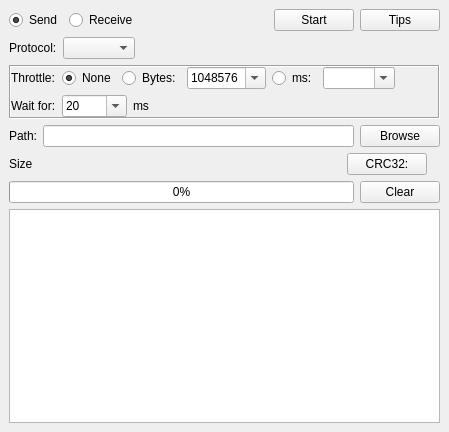
<?xml version="1.0" encoding="UTF-8"?>
<ui version="4.0">
 <class>FileTab</class>
 <widget class="QWidget" name="FileTab">
  <property name="geometry">
   <rect>
    <x>0</x>
    <y>0</y>
    <width>449</width>
    <height>432</height>
   </rect>
  </property>
  <property name="acceptDrops">
   <bool>true</bool>
  </property>
  <layout class="QVBoxLayout" name="_2">
   <property name="spacing">
    <number>0</number>
   </property>
   <property name="leftMargin">
    <number>0</number>
   </property>
   <property name="topMargin">
    <number>0</number>
   </property>
   <property name="rightMargin">
    <number>0</number>
   </property>
   <property name="bottomMargin">
    <number>0</number>
   </property>
   <item>
    <widget class="AdaptiveStackedWidget" name="stackedWidget">
     <property name="currentIndex">
      <number>0</number>
     </property>
     <widget class="QWidget" name="mainPage">
      <layout class="QVBoxLayout" name="centralLayout">
       <item>
        <layout class="QHBoxLayout" name="horizontalLayout_2">
         <item>
          <widget class="QWidget" name="sendReceiveWidget" native="true">
           <layout class="QHBoxLayout" name="horizontalLayout_8">
            <property name="leftMargin">
             <number>0</number>
            </property>
            <property name="topMargin">
             <number>0</number>
            </property>
            <property name="rightMargin">
             <number>0</number>
            </property>
            <property name="bottomMargin">
             <number>0</number>
            </property>
            <item>
             <widget class="QRadioButton" name="sendModeButton">
              <property name="text">
               <string>Send</string>
              </property>
              <property name="checked">
               <bool>true</bool>
              </property>
             </widget>
            </item>
            <item>
             <widget class="QRadioButton" name="receiveModeButton">
              <property name="text">
               <string>Receive</string>
              </property>
             </widget>
            </item>
           </layout>
          </widget>
         </item>
         <item>
          <spacer name="horizontalSpacer_2">
           <property name="orientation">
            <enum>Qt::Horizontal</enum>
           </property>
           <property name="sizeHint" stdset="0">
            <size>
             <width>40</width>
             <height>20</height>
            </size>
           </property>
          </spacer>
         </item>
         <item>
          <widget class="QPushButton" name="startStopButton">
           <property name="text">
            <string>Start</string>
           </property>
          </widget>
         </item>
         <item>
          <widget class="QPushButton" name="tipsButton">
           <property name="text">
            <string>Tips</string>
           </property>
          </widget>
         </item>
        </layout>
       </item>
       <item>
        <layout class="QHBoxLayout" name="horizontalLayout">
         <item>
          <widget class="QLabel" name="label">
           <property name="text">
            <string>Protocol:</string>
           </property>
          </widget>
         </item>
         <item>
          <widget class="QComboBox" name="protoBox">
           <property name="sizeAdjustPolicy">
            <enum>QComboBox::AdjustToContents</enum>
           </property>
          </widget>
         </item>
         <item>
          <spacer name="horizontalSpacer">
           <property name="orientation">
            <enum>Qt::Horizontal</enum>
           </property>
           <property name="sizeHint" stdset="0">
            <size>
             <width>0</width>
             <height>0</height>
            </size>
           </property>
          </spacer>
         </item>
        </layout>
       </item>
       <item>
        <widget class="AdaptiveStackedWidget" name="protoParamWidget">
         <property name="frameShape">
          <enum>QFrame::Box</enum>
         </property>
         <property name="frameShadow">
          <enum>QFrame::Sunken</enum>
         </property>
         <property name="currentIndex">
          <number>0</number>
         </property>
         <widget class="QWidget" name="rawTxParamWidget">
          <layout class="QVBoxLayout" name="verticalLayout">
           <property name="leftMargin">
            <number>0</number>
           </property>
           <property name="topMargin">
            <number>0</number>
           </property>
           <property name="rightMargin">
            <number>0</number>
           </property>
           <property name="bottomMargin">
            <number>0</number>
           </property>
           <item>
            <layout class="QGridLayout" name="gridLayout">
             <item row="0" column="1">
              <layout class="QHBoxLayout" name="horizontalLayout_6">
               <item>
                <widget class="QRadioButton" name="RawTx_throttleNoneButton">
                 <property name="text">
                  <string>None</string>
                 </property>
                 <property name="checked">
                  <bool>true</bool>
                 </property>
                 <attribute name="buttonGroup">
                  <string notr="true">RawTx_throttleGrp</string>
                 </attribute>
                </widget>
               </item>
               <item>
                <widget class="QRadioButton" name="RawTx_throttleByteButton">
                 <property name="text">
                  <string>Bytes:</string>
                 </property>
                 <attribute name="buttonGroup">
                  <string notr="true">RawTx_throttleGrp</string>
                 </attribute>
                </widget>
               </item>
               <item>
                <widget class="QComboBox" name="RawTx_throttleByteBox">
                 <property name="editable">
                  <bool>true</bool>
                 </property>
                 <property name="sizeAdjustPolicy">
                  <enum>QComboBox::AdjustToContents</enum>
                 </property>
                 <item>
                  <property name="text">
                   <string notr="true">1048576</string>
                  </property>
                 </item>
                 <item>
                  <property name="text">
                   <string notr="true">65536</string>
                  </property>
                 </item>
                 <item>
                  <property name="text">
                   <string notr="true">8940</string>
                  </property>
                 </item>
                 <item>
                  <property name="text">
                   <string notr="true">1440</string>
                  </property>
                 </item>
                 <item>
                  <property name="text">
                   <string notr="true">1220</string>
                  </property>
                 </item>
                 <item>
                  <property name="text">
                   <string notr="true">1024</string>
                  </property>
                 </item>
                 <item>
                  <property name="text">
                   <string notr="true">536</string>
                  </property>
                 </item>
                 <item>
                  <property name="text">
                   <string notr="true">512</string>
                  </property>
                 </item>
                 <item>
                  <property name="text">
                   <string notr="true">256</string>
                  </property>
                 </item>
                 <item>
                  <property name="text">
                   <string notr="true">16</string>
                  </property>
                 </item>
                </widget>
               </item>
               <item>
                <widget class="QRadioButton" name="RawTx_throttleMsButton">
                 <property name="text">
                  <string>ms:</string>
                 </property>
                 <attribute name="buttonGroup">
                  <string notr="true">RawTx_throttleGrp</string>
                 </attribute>
                </widget>
               </item>
               <item>
                <widget class="QComboBox" name="RawTx_throttleMsBox">
                 <property name="editable">
                  <bool>true</bool>
                 </property>
                 <property name="sizeAdjustPolicy">
                  <enum>QComboBox::AdjustToContents</enum>
                 </property>
                </widget>
               </item>
               <item>
                <spacer name="horizontalSpacer_3">
                 <property name="orientation">
                  <enum>Qt::Horizontal</enum>
                 </property>
                 <property name="sizeHint" stdset="0">
                  <size>
                   <width>0</width>
                   <height>0</height>
                  </size>
                 </property>
                </spacer>
               </item>
              </layout>
             </item>
             <item row="0" column="0">
              <widget class="QLabel" name="label_3">
               <property name="text">
                <string>Throttle:</string>
               </property>
              </widget>
             </item>
             <item row="1" column="0">
              <widget class="QLabel" name="label_4">
               <property name="text">
                <string>Wait for:</string>
               </property>
              </widget>
             </item>
             <item row="1" column="1">
              <layout class="QHBoxLayout" name="horizontalLayout_7">
               <item>
                <widget class="QComboBox" name="RawTx_throttleWaitMsBox">
                 <property name="editable">
                  <bool>true</bool>
                 </property>
                 <property name="sizeAdjustPolicy">
                  <enum>QComboBox::AdjustToContents</enum>
                 </property>
                 <item>
                  <property name="text">
                   <string notr="true">20</string>
                  </property>
                 </item>
                 <item>
                  <property name="text">
                   <string notr="true">50</string>
                  </property>
                 </item>
                 <item>
                  <property name="text">
                   <string notr="true">100</string>
                  </property>
                 </item>
                 <item>
                  <property name="text">
                   <string notr="true">200</string>
                  </property>
                 </item>
                 <item>
                  <property name="text">
                   <string notr="true">500</string>
                  </property>
                 </item>
                 <item>
                  <property name="text">
                   <string notr="true">1000</string>
                  </property>
                 </item>
                 <item>
                  <property name="text">
                   <string notr="true">2000</string>
                  </property>
                 </item>
                 <item>
                  <property name="text">
                   <string notr="true">5000</string>
                  </property>
                 </item>
                 <item>
                  <property name="text">
                   <string notr="true">10000</string>
                  </property>
                 </item>
                </widget>
               </item>
               <item>
                <widget class="QLabel" name="label_5">
                 <property name="text">
                  <string>ms</string>
                 </property>
                </widget>
               </item>
               <item>
                <spacer name="horizontalSpacer_5">
                 <property name="orientation">
                  <enum>Qt::Horizontal</enum>
                 </property>
                 <property name="sizeHint" stdset="0">
                  <size>
                   <width>0</width>
                   <height>0</height>
                  </size>
                 </property>
                </spacer>
               </item>
              </layout>
             </item>
            </layout>
           </item>
          </layout>
         </widget>
         <widget class="QWidget" name="rawRxParamWidget">
          <layout class="QVBoxLayout" name="verticalLayout_3">
           <property name="leftMargin">
            <number>0</number>
           </property>
           <property name="topMargin">
            <number>0</number>
           </property>
           <property name="rightMargin">
            <number>0</number>
           </property>
           <property name="bottomMargin">
            <number>0</number>
           </property>
           <item>
            <layout class="QHBoxLayout" name="horizontalLayout_10">
             <item>
              <widget class="QLabel" name="label_6">
               <property name="text">
                <string>Auto Stop:</string>
               </property>
              </widget>
             </item>
             <item>
              <widget class="QRadioButton" name="RawRx_autostopNoneButton">
               <property name="text">
                <string>None</string>
               </property>
               <property name="checked">
                <bool>true</bool>
               </property>
               <attribute name="buttonGroup">
                <string notr="true">RawRx_autostopGrp</string>
               </attribute>
              </widget>
             </item>
             <item>
              <widget class="QRadioButton" name="RawRx_autostopByteButton">
               <property name="text">
                <string>Bytes:</string>
               </property>
               <attribute name="buttonGroup">
                <string notr="true">RawRx_autostopGrp</string>
               </attribute>
              </widget>
             </item>
             <item>
              <widget class="QComboBox" name="RawRx_autostopByteBox">
               <property name="editable">
                <bool>true</bool>
               </property>
               <property name="sizeAdjustPolicy">
                <enum>QComboBox::AdjustToContents</enum>
               </property>
               <item>
                <property name="text">
                 <string notr="true">1048576</string>
                </property>
               </item>
               <item>
                <property name="text">
                 <string notr="true">65536</string>
                </property>
               </item>
               <item>
                <property name="text">
                 <string notr="true">8940</string>
                </property>
               </item>
               <item>
                <property name="text">
                 <string notr="true">1440</string>
                </property>
               </item>
               <item>
                <property name="text">
                 <string notr="true">1220</string>
                </property>
               </item>
               <item>
                <property name="text">
                 <string notr="true">1024</string>
                </property>
               </item>
               <item>
                <property name="text">
                 <string notr="true">536</string>
                </property>
               </item>
               <item>
                <property name="text">
                 <string notr="true">512</string>
                </property>
               </item>
               <item>
                <property name="text">
                 <string notr="true">256</string>
                </property>
               </item>
               <item>
                <property name="text">
                 <string notr="true">16</string>
                </property>
               </item>
              </widget>
             </item>
             <item>
              <spacer name="horizontalSpacer_7">
               <property name="orientation">
                <enum>Qt::Horizontal</enum>
               </property>
               <property name="sizeHint" stdset="0">
                <size>
                 <width>0</width>
                 <height>0</height>
                </size>
               </property>
              </spacer>
             </item>
            </layout>
           </item>
          </layout>
         </widget>
        </widget>
       </item>
       <item>
        <layout class="QHBoxLayout" name="horizontalLayout_3">
         <item>
          <widget class="QLabel" name="label_2">
           <property name="text">
            <string>Path:</string>
           </property>
          </widget>
         </item>
         <item>
          <widget class="QLineEdit" name="filePathEdit">
           <property name="sizePolicy">
            <sizepolicy hsizetype="Expanding" vsizetype="Fixed">
             <horstretch>1</horstretch>
             <verstretch>0</verstretch>
            </sizepolicy>
           </property>
          </widget>
         </item>
         <item>
          <widget class="QPushButton" name="fileBrowseButton">
           <property name="text">
            <string>Browse</string>
           </property>
          </widget>
         </item>
        </layout>
       </item>
       <item>
        <layout class="QHBoxLayout" name="horizontalLayout_4">
         <item>
          <widget class="QLabel" name="sizeLabel">
           <property name="text">
            <string>Size</string>
           </property>
          </widget>
         </item>
         <item>
          <spacer name="horizontalSpacer_4">
           <property name="orientation">
            <enum>Qt::Horizontal</enum>
           </property>
           <property name="sizeHint" stdset="0">
            <size>
             <width>0</width>
             <height>0</height>
            </size>
           </property>
          </spacer>
         </item>
         <item>
          <widget class="QPushButton" name="checksumButton">
           <property name="text">
            <string>CRC32:</string>
           </property>
          </widget>
         </item>
         <item>
          <widget class="QLabel" name="checksumLabel">
           <property name="text">
            <string/>
           </property>
          </widget>
         </item>
        </layout>
       </item>
       <item>
        <layout class="QHBoxLayout" name="horizontalLayout_5">
         <item>
          <widget class="QProgressBar" name="progressBar">
           <property name="value">
            <number>0</number>
           </property>
          </widget>
         </item>
         <item>
          <widget class="QPushButton" name="clearButton">
           <property name="text">
            <string>Clear</string>
           </property>
          </widget>
         </item>
        </layout>
       </item>
       <item>
        <widget class="QPlainTextEdit" name="statusEdit">
         <property name="sizePolicy">
          <sizepolicy hsizetype="Expanding" vsizetype="Expanding">
           <horstretch>0</horstretch>
           <verstretch>1</verstretch>
          </sizepolicy>
         </property>
         <property name="readOnly">
          <bool>true</bool>
         </property>
        </widget>
       </item>
      </layout>
     </widget>
     <widget class="QWidget" name="tipsPage">
      <layout class="QVBoxLayout" name="verticalLayout_2">
       <item>
        <layout class="QHBoxLayout" name="horizontalLayout_9">
         <item>
          <spacer name="horizontalSpacer_6">
           <property name="orientation">
            <enum>Qt::Horizontal</enum>
           </property>
           <property name="sizeHint" stdset="0">
            <size>
             <width>0</width>
             <height>0</height>
            </size>
           </property>
          </spacer>
         </item>
         <item>
          <widget class="QPushButton" name="tipsBackButton">
           <property name="text">
            <string>Back</string>
           </property>
          </widget>
         </item>
        </layout>
       </item>
       <item>
        <widget class="QPlainTextEdit" name="tipsEdit">
         <property name="undoRedoEnabled">
          <bool>false</bool>
         </property>
         <property name="readOnly">
          <bool>true</bool>
         </property>
         <property name="plainText">
          <string>For best performance:
In Send mode, turn off &quot;Enable echo&quot; in DataTab.
In Receive mode, turn off &quot;Realtime&quot; in DataTab, and disable Plot.</string>
         </property>
        </widget>
       </item>
      </layout>
     </widget>
    </widget>
   </item>
  </layout>
 </widget>
 <customwidgets>
  <customwidget>
   <class>AdaptiveStackedWidget</class>
   <extends>QStackedWidget</extends>
   <header>adaptivestackedwidget.h</header>
   <container>1</container>
  </customwidget>
 </customwidgets>
 <resources/>
 <connections/>
 <buttongroups>
  <buttongroup name="RawTx_throttleGrp"/>
  <buttongroup name="RawRx_autostopGrp"/>
 </buttongroups>
</ui>
